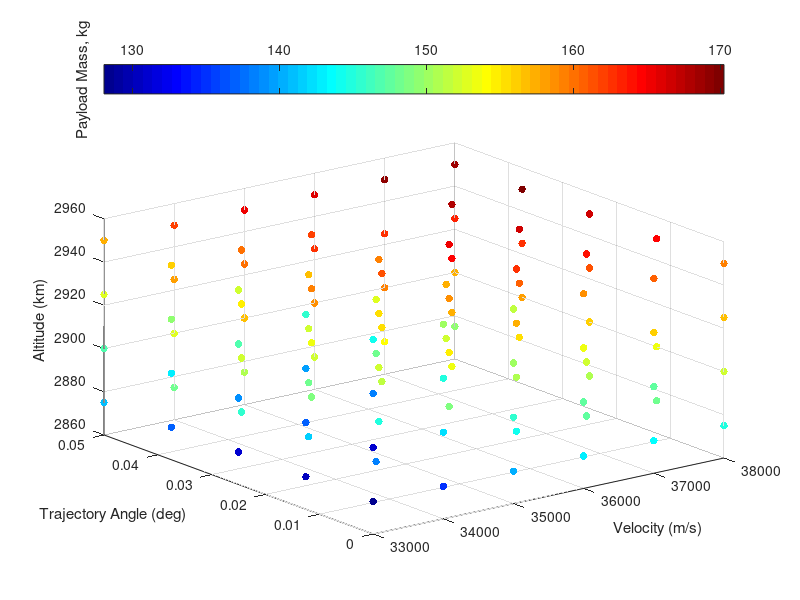

MATLAB code for this plot: (Note: this script raises an error after producing the figure.)
% visualising third stage cost results
% clear all
ThirdStageData = sortrows(dlmread('thirdstageforvis.dat'));
Atmosphere = dlmread('atmosphere.txt');
% map = [0, 0, 0
%     0, 0, 0
%     .0, 0, 0
%     .2, 0, 0
%     .6, 0, 0.0
%     1.0, 0, 0];
% colormap(map)




colormap jet
scatter3(ThirdStageData(:,3),ThirdStageData(:,4),ThirdStageData(:,5),30,ThirdStageData(:,6), 'filled')

ylabel('Trajectory Angle (deg)')
xlabel('Velocity (m/s)')
zlabel('Altitude (km)')
c=colorbar('northoutside');
ylabel(c,'Payload Mass, kg')



[VGrid,thetaGrid,vGrid] = ndgrid(33000:1000:38000,[0 0.0125 0.025 0.0375 0.05],[2875:25:2950]);

PayloadDataInterp = scatteredInterpolant(ThirdStageData(:,3),ThirdStageData(:,4),ThirdStageData(:,5),ThirdStageData(:,6));
PayloadData = PayloadDataInterp(VGrid,thetaGrid,vGrid);
global PayloadGrid
PayloadGrid = griddedInterpolant(VGrid,thetaGrid,vGrid,PayloadData,'spline','linear');


% [meshAlt,meshAngle,meshVel] = meshgrid(unique(ThirdStageData(:,3)),unique(ThirdStageData(:,4)),unique(ThirdStageData(:,5)));
% meshPayload = permute(reshape(ThirdStageData(:,6),[length(unique(ThirdStageData(:,5))),length(unique(ThirdStageData(:,4))),length(unique(ThirdStageData(:,3)))]),[2 3 1]);
 figure(200)

colormap(gray)
C = contourf(rad2deg(thetaGrid(:,:,2)),VGrid(:,:,2)/1000,PayloadData(:,:,3),21)
% C = contourf(rad2deg(meshAngle(:,:,2)),meshAlt(:,:,2)/1000,meshPayload(:,:,3),12)
% C = contourf(rad2deg(meshAngle),meshAlt/1000,meshPayload,13)

xlabel('Release Angle (deg)')
ylabel('Altitude (km)')
% title('2750 m/s')
% ylim([30 40])
c = colorbar;
c.Label.String = 'Payload (kg)';

% slice(threeDMAT,[1,3,5],[],[])
% colormap hsv


% contourslice(threeDMAT,[1,3,6],[],[],10)


% 
% % getting maximum values
% [max1,ind1] = max(threeDMAT,[],3);
% 
% [max2,ind2] = max(max1,[],2);
% 
% ind  = [ind1(ind2),ind2] % this really doesnt tell me much, as it wants very high altitude all the time
% 
% 
% 
% 
% 
% % plotting density
% 
% 
% figure(4)
% plot(Atmosphere(:,1)/1000,  Atmosphere(:,4)),'Color','k','LineWidth',0.8;
% xlim([20,40])
% 
% xlabel('Altitude (km)')
% ylabel('Density (kg/m^3)')
% 
% 
% figure(5)
% 
% [meshAngle2,meshVel2,meshAlt2] = meshgrid(Angle,Vel,Alt);
% 
% colormap(gray)
% 
% colormap(flipud(colormap))
% hx = slice(meshAngle2,meshVel2,meshAlt2./1000,threeDMAT,[],[2600:100:3000],[])
% 
% % [Xq,Yq,Zq] = meshgrid([0:.5:5],[2600:100:3000],[20000:500:40000]);
% % threeDMATint = interp3(meshAngle2,meshVel2,meshAlt2,threeDMAT,Xq,Yq,Zq);
% % hx = slice(Xq,Yq,Zq/1000,threeDMATint,[],[2600:100:3000],[]);
% 
% caxis([220 340]) 
% c=colorbar('northoutside')
% c.LimitsMode = 'manual'
% c.Limits = [180 320]
% 
% set(hx, 'EdgeColor', 'none');
% 
% % set(hx, 'FaceColor', 'interp'); % use this to smooth
% set(hx, 'FaceColor', 'flat');
% 
% xlabel('Trajectory Angle (deg)','FontSize',17)
% ylabel('Velocity (m/s)','FontSize',17)
% zlabel('Altitude (km)','FontSize',17)
% ylabel(c,'Payload Mass, kg','FontSize',17)
